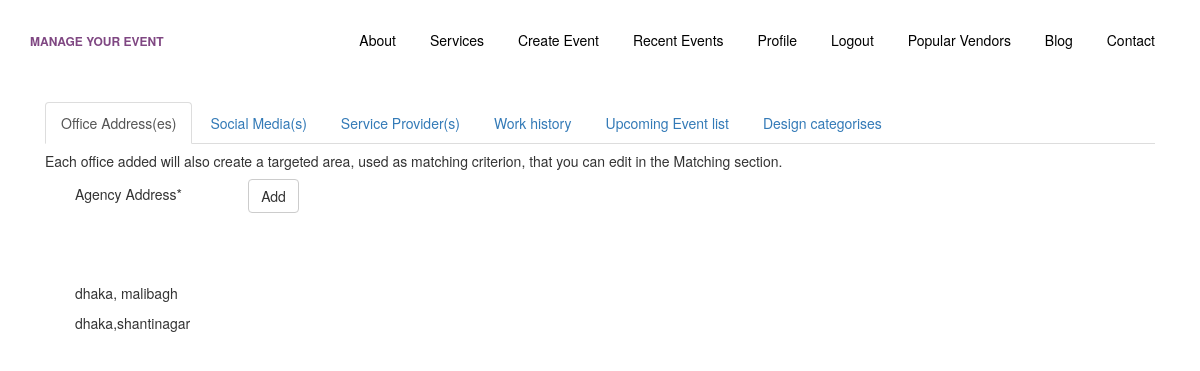
The page /agency/profile/contact_success/ (signed in) on the database its author committed.
### agency/models.py (models this page shows)
class Agency_Info(models.Model):
    agency_company_name = models.CharField(max_length=255, default="", blank=True, null=True)
    agency_company_address = models.CharField(max_length=255, default="", blank=True, null=True)
    agency_service_provider = models.CharField(max_length=255, default="", blank=True, null=True)
    agency_social_media = models.CharField(max_length=2083, default=None, blank=True, null=True)
    agency_past_work = models.CharField(max_length=2083, default="", blank=True, null=True)
    agency_upcoming_work = models.CharField(max_length=2083, default="", blank=True, null=True)
    agency_provide_design = models.CharField(max_length=2083, default="", blank=True, null=True)
    agent_username = models.CharField(max_length=255, default="")
    date_added = models.DateTimeField(default=datetime.now, blank=True)
    objects = AgencyInfoManager()

### agency/views.py (the view)
# urls.py: path('contact_success/', agency_contact_success, name='agency_contact_success'),
def agency_contact_success(request):
    values = Agency_Info.objects.filter(agent_username=request.user.username)
    return render(request, 'agency_contact_post.html', {'values': values}, )

### agency/models.py (called while the page is built)
    def get_queryset(self):
        return AgencyInfoQuerySet(self.model, using=self._db)

### agency/templates/agency_contact_post.html (shortened to what this page needs)
<!DOCTYPE html>
{% extends 'base2.html' %}
{% load static %}
{% block content %}
<head>
    <link rel="stylesheet" href="https://maxcdn.bootstrapcdn.com/bootstrap/3.4.0/css/bootstrap.min.css">
</head>
<body>
<div class="container"><h2></h2></div>
<div id="exTab4" class="container">
    <ul class="nav nav-tabs">
        <li class="active">
            <a href="#1b" data-toggle="tab">Office Address(es)</a>
        </li>
        <li>
            <a href="#2b" data-toggle="tab">Social Media(s)</a>
        </li>
        <li>
            <a href="#6b" data-toggle="tab">Service Provider(s)</a>
        </li>
        <li>
            <a href="#3b" data-toggle="tab">Work history</a>
        </li>
        <li>
            <a href="#4b" data-toggle="tab">Upcoming Event list</a>
        </li>
        <li>
            <a href="#5b" data-toggle="tab">Design categorises</a>
        </li>
    </ul>
    <div class="tab-content clearfix">
        <div class="tab-pane active" id="1b">
            <h5>Each office added will also create a targeted area, used as matching criterion, that you can edit in the Matching section.</h5>
            <div class="container">
                    <div class="container" >
                        <td>
                            <p>Agency Address* &nbsp; &nbsp; &nbsp; &nbsp; &nbsp; &nbsp; &nbsp; &nbsp;
                                <a href="{% url 'agency_contact' %}">
                                    <button type="button" class="btn btn-default" value="">Add</button>
                                </a>
                            </p>
                        </td>
            </div>
                                        <br><br><br>
            <div class="container">
                {% for value in values %}
                    {% if value.agency_company_address is not None %}
                        <p> {{ value.agency_company_address }}</p>
                    {% endif %}
                {% endfor %}
            </div>
        </div>
        </div>
    </div>
</div>
</body>
{% endblock %}

### static/css/style.css (style rules this page uses)
.font-gray-7, body { color: #939393; }
body { line-height: 1.7; font-weight: 400; font-size: 1rem; }
a { -webkit-transition: .3s all ease; -o-transition: .3s all ease; transition: .3s all ease; }
h1, h2, h3, h4, h5, .h1, .h2, .h3, .h4, .h5 { font-family: "Nunito", -apple-system, BlinkMacSystemFont, "Segoe UI", Roboto, "Helvetica Neue", Arial, sans-serif, "Apple Color Emoji", "Segoe UI Emoji", "Segoe UI Symbol", "Noto Color Emoji"; }

### rows shown on the page
Agency_Info: agency_company_address "dhaka, malibagh"
Agency_Info: agency_company_address "dhaka,shantinagar"
